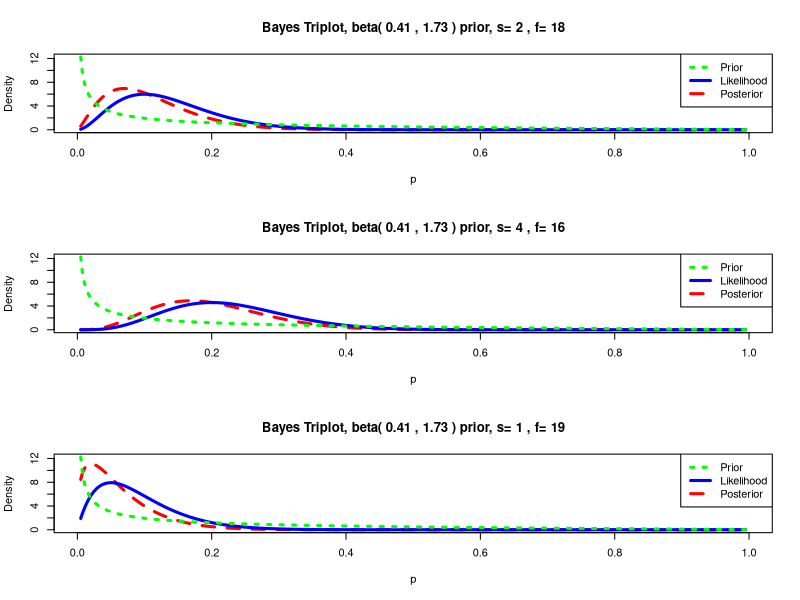
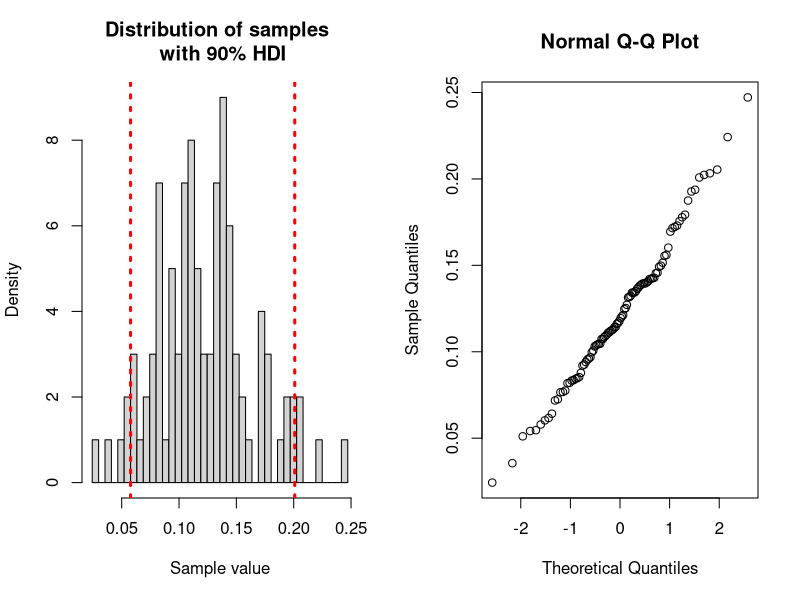
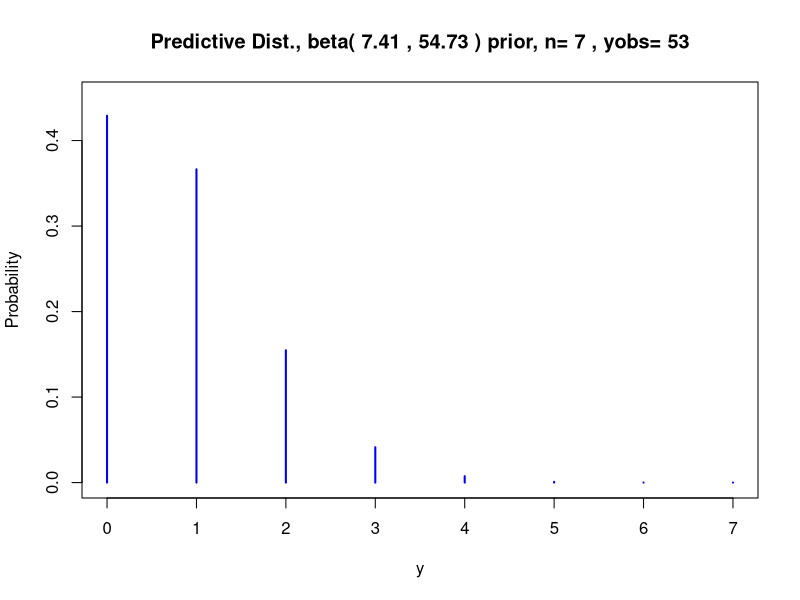
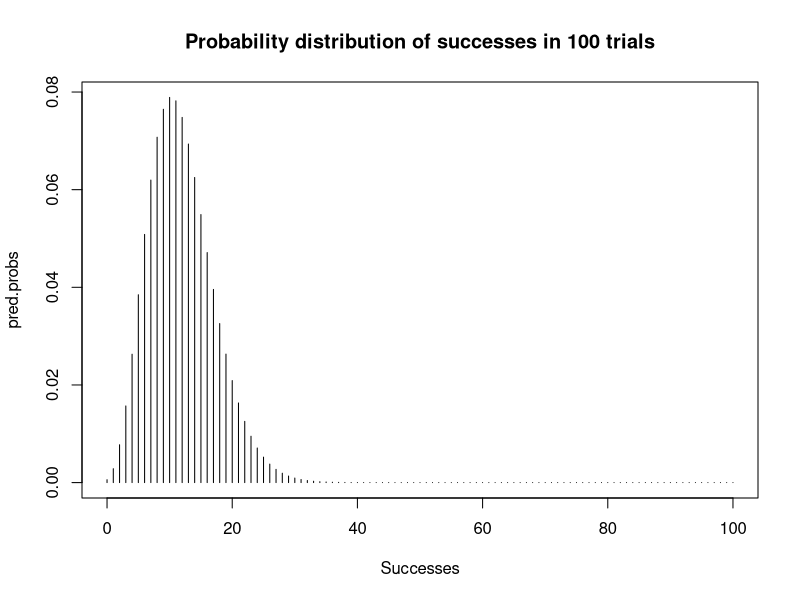
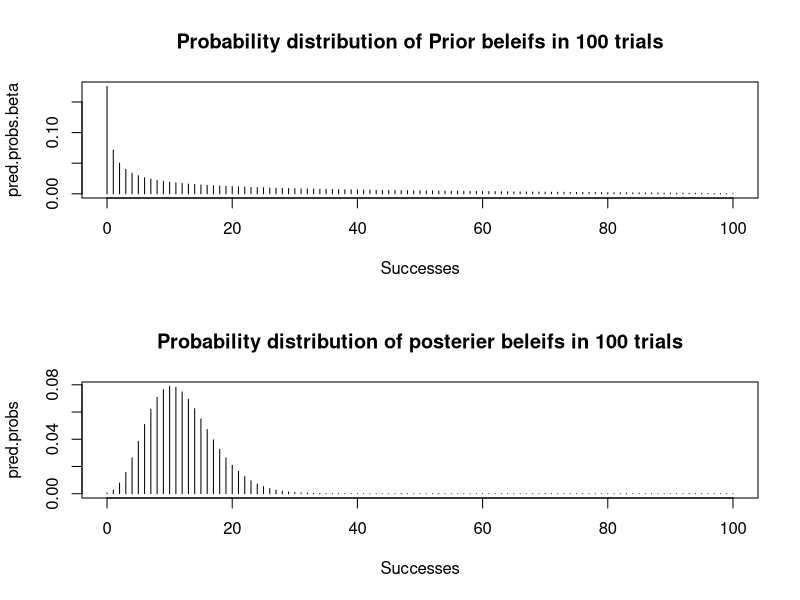

The R source for these figures, in order:
## ---- chunk 1
knitr::opts_chunk$set(echo = TRUE)
## ---- chunk 2
require(LearnBayes)
## ---- chunk 3
beta.par <- beta.select(list(p=0.5, x=0.1), list(p=0.75, x=.3))

## ---- chunk 4

par(mfrow = c(3,1))
beta.par + c(2, 18)
triplot(beta.par, c(2, 18))

beta.par + c(4, 16)
triplot(beta.par, c(4, 16))

beta.par + c(1, 19)
triplot(beta.par, c(1, 19))
par(mfrow = c(1,1))

## ---- chunk 5
options(repr.plot.width=8, repr.plot.height=5)
beta.post.par <- beta.par + c(7, 53)
post.sample <- rbeta(100, beta.post.par[1], beta.post.par[2])
par(mfrow = c(1,2))
quants = quantile(post.sample, c(0.05, 0.95))
breaks = seq(min(post.sample), max(post.sample), length.out = 41)
hist(post.sample, breaks = breaks, 
     main = 'Distribution of samples \n with 90% HDI',
     xlab = 'Sample value',
     ylab = 'Density')
abline(v = quants[1], lty = 3, col = 'red', lwd = 3)
abline(v = quants[2], lty = 3, col = 'red', lwd = 3)
qqnorm(post.sample)
par(mfrow = c(1,1))

## ---- chunk 6

predplot(beta.post.par, 7, 53)

n <- 100
s <- 0:n
pred.probs <- pbetap(beta.post.par, n, s)
pred.probs.beta <- pbetap(beta.par, n, s)

plot(s, pred.probs, type="h", 
     main = paste('Probability distribution of successes in', as.character(n), 'trials'),
     xlab = 'Successes')

discint(cbind(s, pred.probs.beta) , 0.90)
discint(cbind(s, pred.probs), 0.90)


## ---- chunk 7
par(mfrow = c(2,1))


plot(s, pred.probs.beta, type="h", 
     main = paste('Probability distribution of Prior beleifs in', as.character(n), 'trials'),
     xlab = 'Successes')

plot(s, pred.probs, type="h", 
     main = paste('Probability distribution of posterier beleifs in', as.character(n), 'trials'),
     xlab = 'Successes')

par(mfrow = c(1,1))
